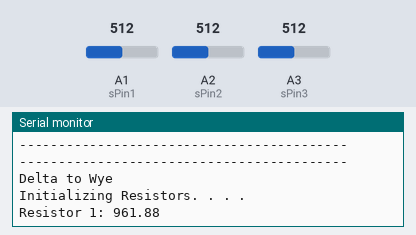
Bench run of a sketch on a simulated Arduino Uno, built with avr-gcc and run on an emulated ATmega328P. Parts: the last lines printed to the serial monitor. The test bench sets the inputs (shaded band); at power-on: A1 (sPin1) = 512, A2 (sPin2) = 512, A3 (sPin3) = 512.

Above: at 7.9 s.
8.0 s: A1 (sPin1) set to 1010
At 11.3 s:
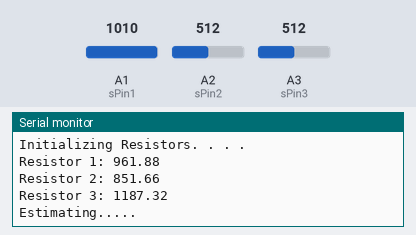
15.6 s: A1 (sPin1) set to 1023
At 20.0 s:
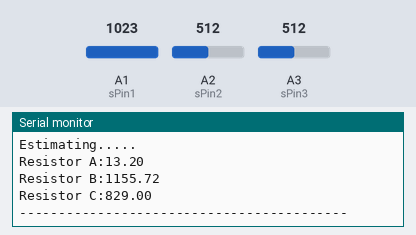
Timing chart, 0 to 21.5 s (numbered marks = the images above; inputs shaded):
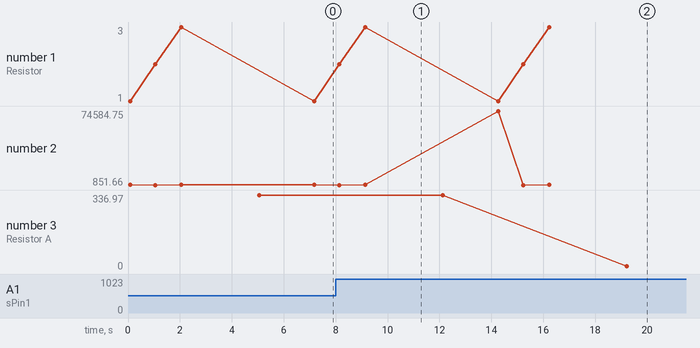

Measured:
- the behaviour switches between 1022 and 1023 on A1 (sPin1) (found by bisection; images 1 and 2)
- plotted number 3: 336.97 → 0 after the input at 15.6 s

The sketch:

EE-1-19-20-MIDTERM-PROJECT.ino
```cpp
const int sPin1 = A1;
const int sPin2 = A2;
const int sPin3 = A3;

int sValue1 = 0;
int sValue2 = 0;
int sValue3 = 0;

float VIn = 5;
float VOut1 = 0;
float VOut2 = 0;
float VOut3 = 0;
float Rknown1 = 960;
float Rknown2 = 850;
float Rknown3 = 1185;
float r1 = 0;
float r2 = 0;
float r3 = 0;
float Ra=0,Rb=0,Rc=0;

void setup ()
{
  Serial.begin(9600);
}
  void getR1(){
  sValue1 = analogRead(sPin1);
  VOut1 = (VIn * sValue1) / 1023;
  r1 = Rknown1 * (1 / ((VIn / VOut1) - 1));
  Serial.print("Resistor 1: ");
  Serial.println(r1);
  delay(1000);
  }
  void getR2(){
  sValue2 = analogRead(sPin2);
  VOut2 = (VIn * sValue2) / 1023;
  r2 = Rknown2 * (1 / ((VIn / VOut2) - 1));
  Serial.print("Resistor 2: ");
  Serial.println(r2);
  delay(1000);
  }
  void getR3(){
  sValue3 = analogRead(sPin3);
  VOut3 = (VIn * sValue3) / 1023;
  r3 = Rknown3 * (1 / ((VIn / VOut3) - 1));
  Serial.print("Resistor 3: ");
  Serial.println(r3);
    delay(1000);
  }
void loop ()
{
  Serial.println("------------------------------------------");
  Serial.println("Delta to Wye");
  Serial.println("Initializing Resistors. . . . ");
  getR1();
  getR2();
  getR3();
  Serial.println("Estimating.....");
  delay(2000);

   Ra=(r2*r3)/(r1+r2+r3);
   Rb=(r3*r1)/(r1+r2+r3);
   Rc=(r1*r2)/(r1+r2+r3);

    Serial.print("Resistor A:");
    Serial.println(Ra);
    Serial.print("Resistor B:");
    Serial.println(Rb);
    Serial.print("Resistor C:");
    Serial.println(Rc);
    Serial.println("------------------------------------------");
delay(2000);
}
```
